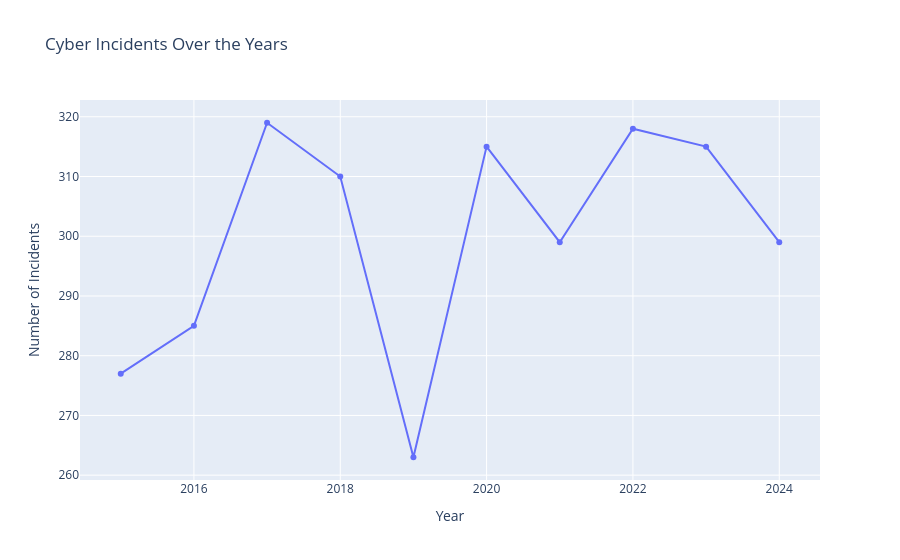

Notebook source saved alongside this figure:
### Code cell
fig = px.line(
    year_counts,
    x="Year",
    y="Number of Incidents",
    markers=True,
    title="Cyber Incidents Over the Years"
)

fig.show()

### Figure 1 — Plotly figure (JSON) as saved in the notebook; plotly's stock layout.template omitted (floating-point values rounded to 4 significant figures)
{"data": [{"hovertemplate": "Year=%{x}<br>Number of Incidents=%{y}<extra></extra>", "legendgroup": "", "line": {"color": "#636efa", "dash": "solid"}, "marker": {"symbol": "circle"}, "mode": "lines+markers", "name": "", "orientation": "v", "showlegend": false, "type": "scatter", "x": [2015, 2016, 2017, 2018, 2019, 2020, 2021, 2022, 2023, 2024], "xaxis": "x", "y": [277, 285, 319, 310, 263, 315, 299, 318, 315, 299], "yaxis": "y"}], "layout": {"legend": {"tracegroupgap": 0}, "title": {"text": "Cyber Incidents Over the Years"}, "xaxis": {"anchor": "y", "domain": [0, 1], "title": {"text": "Year"}}, "yaxis": {"anchor": "x", "domain": [0, 1], "title": {"text": "Number of Incidents"}}}}
